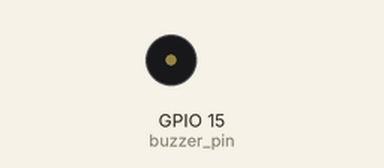
Bench run of a sketch on a simulated ESP32. On the bench: buzzer (waves = sounding). What the sketch prints to the serial monitor is not drawn.

Above: at 0.1 s.
Timing chart, 0 to 8.7 s (numbered marks = the images above):
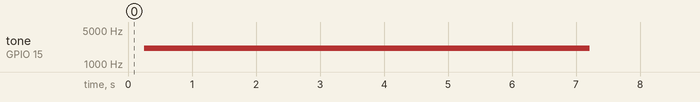

Measured:
- by itself, tone on GPIO 15 (buzzer_pin): plays 2089 Hz for 0.02 s, 2092 Hz for 0.01 s, 2093 Hz for 0.01 s, 2095 Hz for 0.01 s, 2096 Hz for 0.01 s, 2097 Hz for 0.01 s … (141 notes in this stretch)

The sketch:

testeBuzzer.ino
```cpp
int buzzer_pin      = 15;
int channel         = 0;
int frequence       = 2000;
int resolution      = 10;
unsigned long timer = millis();

TaskHandle_t dobitaobyte;
eTaskState statusOf;

void justAmessage(void *pvParameters){
  while(true){
      Serial.println("cuco...");
      delay(1000);
  }
}

void sirene(void *pvParameters){
    float sinVal;
    int   toneVal;
    for (byte t = 0; t<10;t++){
        for (byte x=0;x<180;x++){
            //converte graus em radianos
            sinVal = (sin(x*(3.1412/180)));
            //agora gera uma frequencia
            toneVal = 2000+(int(sinVal*100));
            //toca o valor no buzzer
            ledcWriteTone(channel,toneVal);
            //Serial.print("*");
            //atraso de 2ms e gera novo tom
            delay(4);
        }
    }
    ledcWriteTone(channel, 0);
    vTaskDelete(NULL);
}

void setup() {
  ledcSetup(channel, frequence, resolution);
  ledcAttachPin(buzzer_pin, channel);
  timer = millis();
  Serial.begin(115200);
  xTaskCreatePinnedToCore(sirene,     "sirene", 10000, NULL, 1, &dobitaobyte,0);
  xTaskCreatePinnedToCore(justAmessage,"cuco",  10000, NULL, 1, NULL,        0);
}

void loop() {
  if (millis()-timer >10000){
    statusOf = eTaskGetState(dobitaobyte);
    if (statusOf == eReady){
      timer = millis();
      xTaskCreatePinnedToCore(justAmessage,"cuco", 10000, NULL, 1, NULL,0);
    }

  }
  Serial.println("executando livremente...");
  delay(1000);
}
```
